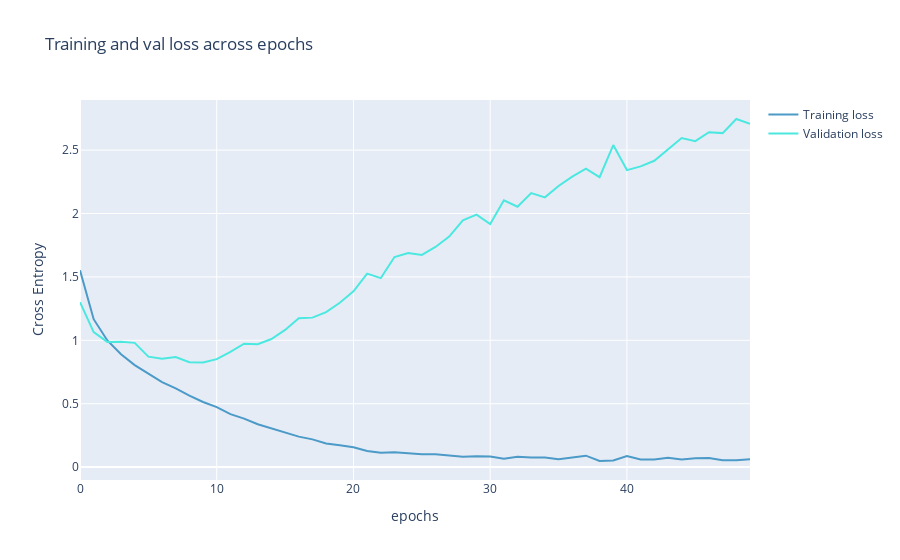

The cell this chart's notebook holds for it:
### Code cell
fig = go.Figure(data=[
                      go.Scatter(
                          y=model_3["loss"],
                          name="Training loss",
                          mode="lines",
                          marker=dict(
                              color=color_chart[0]
                          )),
                      go.Scatter(
                          y=model_3["val_loss"],
                          name="Validation loss",
                          mode="lines",
                          marker=dict(
                              color=color_chart[1]
                          ))
])
fig.update_layout(
    title='Training and val loss across epochs',
    xaxis_title='epochs',
    yaxis_title='Cross Entropy'    
)
fig.show()

### Figure 1 — Plotly figure (JSON) as saved in the notebook; plotly's stock layout.template omitted (floating-point values rounded to 4 significant figures)
{"data": [{"marker": {"color": "#4B9AC7"}, "mode": "lines", "name": "Training loss", "type": "scatter", "y": [1.553, 1.166, 0.9987, 0.8896, 0.8041, 0.738, 0.6704, 0.6212, 0.5637, 0.5135, 0.4724, 0.4172, 0.3824, 0.3378, 0.3048, 0.2724, 0.24, 0.2185, 0.1868, 0.1722, 0.1571, 0.1273, 0.113, 0.1171, 0.1114, 0.1008, 0.1012, 0.09096, 0.08137, 0.08515, 0.084, 0.06652, 0.08137, 0.07512, 0.07631, 0.06127, 0.07377, 0.08996, 0.04796, 0.05211, 0.08773, 0.05941, 0.05958, 0.07406, 0.05924, 0.06994, 0.07204, 0.05376, 0.05325, 0.06108]}, {"marker": {"color": "#4BE8E0"}, "mode": "lines", "name": "Validation loss", "type": "scatter", "y": [1.301, 1.065, 0.9874, 0.9876, 0.9799, 0.8713, 0.8543, 0.868, 0.8266, 0.8254, 0.8516, 0.9089, 0.9728, 0.9697, 1.01, 1.082, 1.175, 1.179, 1.223, 1.297, 1.387, 1.526, 1.491, 1.657, 1.689, 1.674, 1.736, 1.818, 1.946, 1.992, 1.918, 2.104, 2.053, 2.162, 2.128, 2.217, 2.291, 2.354, 2.287, 2.54, 2.343, 2.372, 2.416, 2.503, 2.595, 2.571, 2.641, 2.634, 2.746, 2.707]}], "layout": {"title": {"text": "Training and val loss across epochs"}, "xaxis": {"title": {"text": "epochs"}}, "yaxis": {"title": {"text": "Cross Entropy"}}}}
